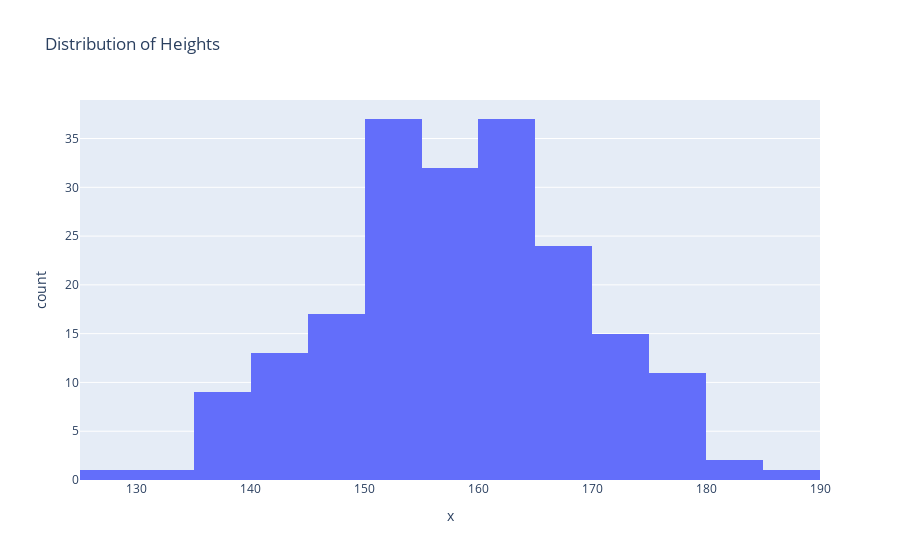

This figure's notebook cell:
### Markdown cell above
## 4.Histogram: 
 A histogram is used to represent continuous data in the form of bar. Each bar has discrete values in bar graphs, whereas in histograms, we have bars representing a range of values. Histograms show frequency distributions. We can use histograms to visualize:
 
 * Students marks distribution
 * Frequency of waiting time of customers in a Bank

### Code cell
##Example 4: Let us illustrate the distribution of heights of 200 people using a histogram

import numpy as np
#Here we will concentrate on heights which are 160 and the standard deviation is 11
heights_array = np.random.normal(160, 11, 200)
## Use plotly express histogram chart function px.histogram.Provide input data x to the histogram
fig = px.histogram(x=heights_array,title="Distribution of Heights")
fig.show()

### Figure 1 — Plotly figure (JSON) as saved in the notebook; plotly's stock layout.template omitted (floating-point values rounded to 4 significant figures; data arrays with more than 128 entries replaced by an {"elided": "..."} marker saying what was removed)
{"data": [{"alignmentgroup": "True", "bingroup": "x", "hovertemplate": "x=%{x}<br>count=%{y}<extra></extra>", "legendgroup": "", "marker": {"color": "#636efa", "pattern": {"shape": ""}}, "name": "", "offsetgroup": "", "orientation": "v", "showlegend": false, "type": "histogram", "x": {"elided": "200 float values"}, "xaxis": "x", "yaxis": "y"}], "layout": {"autosize": true, "barmode": "relative", "legend": {"tracegroupgap": 0}, "title": {"text": "Distribution of Heights"}, "xaxis": {"anchor": "y", "autorange": true, "domain": [0, 1], "range": [125, 190], "title": {"text": "x"}, "type": "linear"}, "yaxis": {"anchor": "x", "autorange": true, "domain": [0, 1], "range": [0, 38.95], "title": {"text": "count"}}}}
